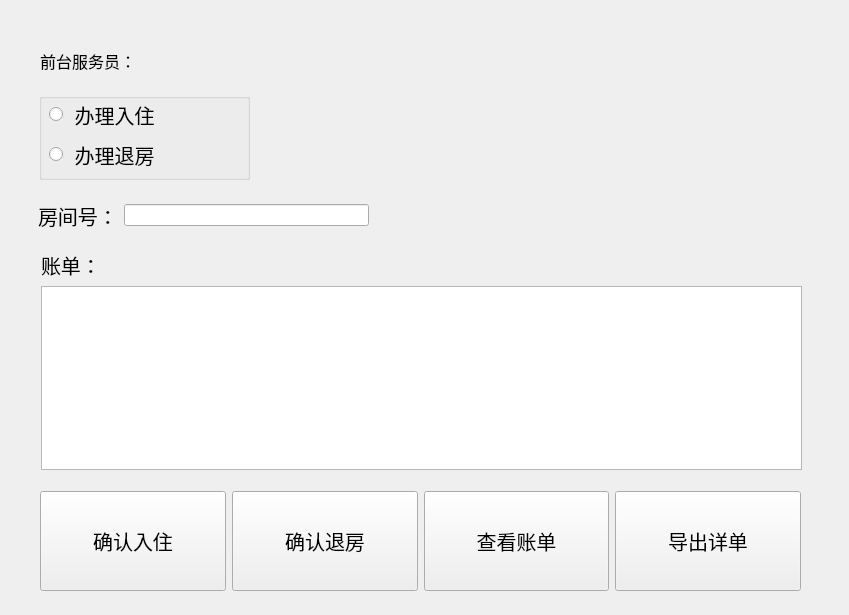
<?xml version="1.0" encoding="UTF-8"?>
<ui version="4.0">
 <class>Receptionist</class>
 <widget class="QMainWindow" name="Receptionist">
  <property name="geometry">
   <rect>
    <x>0</x>
    <y>0</y>
    <width>849</width>
    <height>615</height>
   </rect>
  </property>
  <property name="minimumSize">
   <size>
    <width>500</width>
    <height>0</height>
   </size>
  </property>
  <property name="windowTitle">
   <string>MainWindow</string>
  </property>
  <widget class="QWidget" name="centralwidget">
   <widget class="QGroupBox" name="groupBox">
    <property name="geometry">
     <rect>
      <x>39</x>
      <y>79</y>
      <width>211</width>
      <height>101</height>
     </rect>
    </property>
    <property name="title">
     <string> </string>
    </property>
    <widget class="QRadioButton" name="radioButton_checkout">
     <property name="geometry">
      <rect>
       <x>10</x>
       <y>60</y>
       <width>161</width>
       <height>31</height>
      </rect>
     </property>
     <property name="font">
      <font>
       <pointsize>15</pointsize>
      </font>
     </property>
     <property name="text">
      <string> 办理退房</string>
     </property>
    </widget>
    <widget class="QRadioButton" name="radioButton_checkin">
     <property name="geometry">
      <rect>
       <x>10</x>
       <y>20</y>
       <width>181</width>
       <height>31</height>
      </rect>
     </property>
     <property name="font">
      <font>
       <pointsize>15</pointsize>
      </font>
     </property>
     <property name="text">
      <string> 办理入住</string>
     </property>
    </widget>
   </widget>
   <widget class="QWidget" name="layoutWidget">
    <property name="geometry">
     <rect>
      <x>40</x>
      <y>50</y>
      <width>161</width>
      <height>21</height>
     </rect>
    </property>
    <layout class="QHBoxLayout" name="horizontalLayout">
     <item>
      <widget class="QLabel" name="label_receptionistID_tag">
       <property name="font">
        <font>
         <pointsize>12</pointsize>
         <weight>50</weight>
         <bold>false</bold>
        </font>
       </property>
       <property name="text">
        <string>前台服务员：</string>
       </property>
      </widget>
     </item>
     <item>
      <widget class="QLabel" name="label_receptionistID">
       <property name="text">
        <string/>
       </property>
      </widget>
     </item>
    </layout>
   </widget>
   <widget class="QWidget" name="layoutWidget">
    <property name="geometry">
     <rect>
      <x>38</x>
      <y>190</y>
      <width>331</width>
      <height>51</height>
     </rect>
    </property>
    <layout class="QHBoxLayout" name="horizontalLayout_2">
     <item>
      <widget class="QLabel" name="label_roomID_tag">
       <property name="font">
        <font>
         <pointsize>15</pointsize>
        </font>
       </property>
       <property name="text">
        <string>房间号：</string>
       </property>
      </widget>
     </item>
     <item>
      <widget class="QLineEdit" name="lineEdit_roomID"/>
     </item>
    </layout>
   </widget>
   <widget class="QWidget" name="layoutWidget">
    <property name="geometry">
     <rect>
      <x>41</x>
      <y>250</y>
      <width>761</width>
      <height>220</height>
     </rect>
    </property>
    <layout class="QVBoxLayout" name="verticalLayout">
     <item>
      <widget class="QLabel" name="label_bill_tag">
       <property name="font">
        <font>
         <pointsize>15</pointsize>
        </font>
       </property>
       <property name="text">
        <string>账单：</string>
       </property>
      </widget>
     </item>
     <item>
      <widget class="QTextEdit" name="textEdit">
       <property name="minimumSize">
        <size>
         <width>750</width>
         <height>0</height>
        </size>
       </property>
      </widget>
     </item>
    </layout>
   </widget>
   <widget class="QWidget" name="horizontalLayoutWidget">
    <property name="geometry">
     <rect>
      <x>40</x>
      <y>490</y>
      <width>761</width>
      <height>102</height>
     </rect>
    </property>
    <layout class="QHBoxLayout" name="horizontalLayout_3">
     <item>
      <widget class="QPushButton" name="pushButton_Checkin">
       <property name="minimumSize">
        <size>
         <width>0</width>
         <height>100</height>
        </size>
       </property>
       <property name="font">
        <font>
         <pointsize>15</pointsize>
        </font>
       </property>
       <property name="text">
        <string>确认入住</string>
       </property>
      </widget>
     </item>
     <item>
      <widget class="QPushButton" name="pushButton_Checkout">
       <property name="minimumSize">
        <size>
         <width>0</width>
         <height>100</height>
        </size>
       </property>
       <property name="font">
        <font>
         <pointsize>15</pointsize>
        </font>
       </property>
       <property name="text">
        <string>确认退房</string>
       </property>
      </widget>
     </item>
     <item>
      <widget class="QPushButton" name="pushButton_Bill">
       <property name="minimumSize">
        <size>
         <width>0</width>
         <height>100</height>
        </size>
       </property>
       <property name="font">
        <font>
         <pointsize>15</pointsize>
        </font>
       </property>
       <property name="text">
        <string>查看账单</string>
       </property>
      </widget>
     </item>
     <item>
      <widget class="QPushButton" name="pushButton_List">
       <property name="minimumSize">
        <size>
         <width>0</width>
         <height>100</height>
        </size>
       </property>
       <property name="font">
        <font>
         <pointsize>15</pointsize>
        </font>
       </property>
       <property name="text">
        <string>导出详单</string>
       </property>
      </widget>
     </item>
    </layout>
   </widget>
  </widget>
 </widget>
 <resources/>
 <connections/>
</ui>
